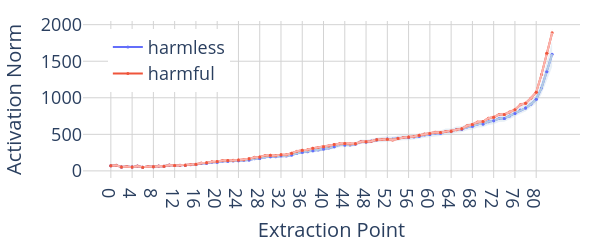

The code cell stored with this chart in its notebook:
### Code cell
# Plot activation norms across layers
num_layers, num_act_modules, num_tokens = similarity_scores.shape

chosen_token = -1
colour_map = {
    "harmless": plotly.colors.qualitative.Plotly[0],
    "harmful": plotly.colors.qualitative.Plotly[1],
    "neutral": plotly.colors.qualitative.Plotly[3],
}
colour_map_light = {
    "harmless": plotly.colors.qualitative.Pastel1[1],
    "harmful": plotly.colors.qualitative.Pastel1[0],
    "neutral": plotly.colors.qualitative.Pastel1[3],
}
colour_map_opaque = {
    "harmful": "rgba(251, 180, 174, 0.3)",
    "harmless": "rgba(179, 205, 227, 0.3)",
}

# layers x resid_modules x batch x tokens x dim
acts = {"harmful": harmful_acts, "harmless": harmless_acts}

categories = ["harmless", "harmful"]
resid_modules = ["mid", "post"]

x_values = sum([[f"{l}", f"{l}-post"] for l in range(num_layers)], [])
x_values = [str(i) for i in range(2 * num_layers)]

fig = go.Figure()

for category in categories:
    normed_acts = acts[category].norm(dim=-1)
    mean_normed_acts = normed_acts.mean(dim=2)  # Average over samples

    y_values = mean_normed_acts[..., chosen_token].flatten()

    # variance
    fig.add_trace(
        variance_plot(
            x=x_values,
            y=normed_acts[:, :, :, chosen_token].reshape(-1, normed_acts.shape[2]),
            yaxis="y",
            fillcolor=colour_map_opaque[category],
            showlegend=False,
        )
    )

    # mean - for legend
    fig.add_trace(
        go.Scatter(
            x=x_values,
            y=y_values,
            name=category,
            mode="lines+markers",
            yaxis="y",
            marker=dict(color=colour_map[category], size=3),
            showlegend=True,
        )
    )

    # mean - light line
    fig.add_trace(
        go.Scatter(
            x=x_values,
            y=y_values,
            mode="lines",
            yaxis="y",
            marker=dict(color=colour_map_light[category], size=3),
            showlegend=False,
        )
    )

    # dot markers
    fig.add_trace(
        go.Scatter(
            x=x_values[::2],
            y=y_values[::2],
            name=f"{category}",
            mode="markers",
            yaxis="y",
            marker=dict(color=colour_map[category], size=3),
            showlegend=False,
        )
    )


fig.update_layout(
    plot_bgcolor="white",
    grid=dict(rows=1, columns=1),
    xaxis=dict(
        type="category",
        dtick=4,
        title=dict(text="Extraction Point", font=dict(size=20)),
        gridcolor="lightgrey",
        tickfont=dict(size=18),
    ),
    yaxis=dict(
        title=dict(text="Activation Norm", font=dict(size=20)),
        gridcolor="lightgrey",
        zeroline=False,
        tickfont=dict(size=18),
    ),
    hovermode="x unified",
    height=250,
    width=600,
    margin=dict(l=20, r=20, t=20, b=20),
    legend=dict(x=0.05, y=0.95, font=dict(size=18)),
)
fig.show()

fig.write_html(VISUALIZATION_DIR / "acts_norm.html")
# fig.write_image(VISUALIZATION_DIR / "acts_norm.pdf", scale=5)

### Figure 1 — Plotly figure (JSON) as saved in the notebook; plotly's stock layout.template omitted (floating-point values rounded to 4 significant figures; data arrays with more than 128 entries replaced by an {"elided": "..."} marker saying what was removed)
{"data": [{"fill": "toself", "fillcolor": "rgba(179, 205, 227, 0.3)", "line": {"color": "rgba(179, 205, 227, 0.3)", "width": 0}, "mode": "lines", "showlegend": false, "type": "scatter", "x": {"elided": "168 str values"}, "y": {"elided": "168 float values"}, "yaxis": "y"}, {"marker": {"color": "#636EFA", "size": 3}, "mode": "lines+markers", "name": "harmless", "showlegend": true, "type": "scatter", "x": ["0", "1", "2", "3", "4", "5", "6", "7", "8", "9", "10", "11", "12", "13", "14", "15", "16", "17", "18", "19", "20", "21", "22", "23", "24", "25", "26", "27", "28", "29", "30", "31", "32", "33", "34", "35", "36", "37", "38", "39", "40", "41", "42", "43", "44", "45", "46", "47", "48", "49", "50", "51", "52", "53", "54", "55", "56", "57", "58", "59", "60", "61", "62", "63", "64", "65", "66", "67", "68", "69", "70", "71", "72", "73", "74", "75", "76", "77", "78", "79", "80", "81", "82", "83"], "y": [69.3, 76.17, 54.29, 59.72, 51.59, 66.94, 51.33, 60.27, 56.08, 66.64, 62.42, 80.83, 72.62, 76.79, 77.05, 84.98, 88.69, 101.2, 103.2, 119.0, 119.1, 131.6, 130.2, 134.1, 139.5, 142.2, 149.4, 164.6, 170.0, 189.5, 193.9, 193.7, 206.1, 202.8, 217.6, 242.0, 253.7, 263.2, 273.8, 286.6, 298.2, 312.3, 329.0, 356.2, 354.2, 355.1, 366.1, 398.2, 396.7, 409.9, 425.8, 430.4, 436.1, 435.8, 447.1, 455.8, 455.4, 463.5, 474.0, 492.2, 496.4, 509.7, 516.0, 537.9, 540.5, 565.0, 569.2, 599.6, 611.2, 640.6, 641.2, 673.3, 684.0, 715.5, 716.5, 751.5, 785.5, 831.5, 859.5, 913.0, 978.3, 1132.0, 1355.0, 1596.0], "yaxis": "y"}, {"marker": {"color": "rgb(179,205,227)", "size": 3}, "mode": "lines", "showlegend": false, "type": "scatter", "x": ["0", "1", "2", "3", "4", "5", "6", "7", "8", "9", "10", "11", "12", "13", "14", "15", "16", "17", "18", "19", "20", "21", "22", "23", "24", "25", "26", "27", "28", "29", "30", "31", "32", "33", "34", "35", "36", "37", "38", "39", "40", "41", "42", "43", "44", "45", "46", "47", "48", "49", "50", "51", "52", "53", "54", "55", "56", "57", "58", "59", "60", "61", "62", "63", "64", "65", "66", "67", "68", "69", "70", "71", "72", "73", "74", "75", "76", "77", "78", "79", "80", "81", "82", "83"], "y": [69.3, 76.17, 54.29, 59.72, 51.59, 66.94, 51.33, 60.27, 56.08, 66.64, 62.42, 80.83, 72.62, 76.79, 77.05, 84.98, 88.69, 101.2, 103.2, 119.0, 119.1, 131.6, 130.2, 134.1, 139.5, 142.2, 149.4, 164.6, 170.0, 189.5, 193.9, 193.7, 206.1, 202.8, 217.6, 242.0, 253.7, 263.2, 273.8, 286.6, 298.2, 312.3, 329.0, 356.2, 354.2, 355.1, 366.1, 398.2, 396.7, 409.9, 425.8, 430.4, 436.1, 435.8, 447.1, 455.8, 455.4, 463.5, 474.0, 492.2, 496.4, 509.7, 516.0, 537.9, 540.5, 565.0, 569.2, 599.6, 611.2, 640.6, 641.2, 673.3, 684.0, 715.5, 716.5, 751.5, 785.5, 831.5, 859.5, 913.0, 978.3, 1132.0, 1355.0, 1596.0], "yaxis": "y"}, {"marker": {"color": "#636EFA", "size": 3}, "mode": "markers", "name": "harmless", "showlegend": false, "type": "scatter", "x": ["0", "2", "4", "6", "8", "10", "12", "14", "16", "18", "20", "22", "24", "26", "28", "30", "32", "34", "36", "38", "40", "42", "44", "46", "48", "50", "52", "54", "56", "58", "60", "62", "64", "66", "68", "70", "72", "74", "76", "78", "80", "82"], "y": [69.3, 54.29, 51.59, 51.33, 56.08, 62.42, 72.62, 77.05, 88.69, 103.2, 119.1, 130.2, 139.5, 149.4, 170.0, 193.9, 206.1, 217.6, 253.7, 273.8, 298.2, 329.0, 354.2, 366.1, 396.7, 425.8, 436.1, 447.1, 455.4, 474.0, 496.4, 516.0, 540.5, 569.2, 611.2, 641.2, 684.0, 716.5, 785.5, 859.5, 978.3, 1355.0], "yaxis": "y"}, {"fill": "toself", "fillcolor": "rgba(251, 180, 174, 0.3)", "line": {"color": "rgba(251, 180, 174, 0.3)", "width": 0}, "mode": "lines", "showlegend": false, "type": "scatter", "x": {"elided": "168 str values"}, "y": {"elided": "168 float values"}, "yaxis": "y"}, {"marker": {"color": "#EF553B", "size": 3}, "mode": "lines+markers", "name": "harmful", "showlegend": true, "type": "scatter", "x": ["0", "1", "2", "3", "4", "5", "6", "7", "8", "9", "10", "11", "12", "13", "14", "15", "16", "17", "18", "19", "20", "21", "22", "23", "24", "25", "26", "27", "28", "29", "30", "31", "32", "33", "34", "35", "36", "37", "38", "39", "40", "41", "42", "43", "44", "45", "46", "47", "48", "49", "50", "51", "52", "53", "54", "55", "56", "57", "58", "59", "60", "61", "62", "63", "64", "65", "66", "67", "68", "69", "70", "71", "72", "73", "74", "75", "76", "77", "78", "79", "80", "81", "82", "83"], "y": [69.22, 76.23, 54.12, 59.53, 51.42, 67.02, 51.0, 60.02, 56.02, 66.69, 62.12, 80.99, 72.79, 76.92, 77.85, 86.7, 91.53, 108.4, 110.4, 125.6, 127.7, 142.6, 141.3, 144.2, 150.0, 153.8, 164.3, 185.5, 191.2, 212.0, 212.2, 208.7, 222.1, 221.9, 242.1, 269.8, 283.8, 289.8, 308.5, 321.2, 331.8, 340.9, 360.3, 371.5, 372.8, 369.2, 372.8, 397.3, 397.3, 406.6, 424.8, 429.7, 432.2, 421.5, 442.0, 455.9, 462.3, 469.0, 488.5, 504.2, 512.9, 527.1, 525.6, 538.2, 541.4, 562.5, 577.7, 617.3, 635.7, 669.5, 674.3, 720.3, 734.8, 770.9, 772.6, 805.8, 836.2, 903.7, 924.9, 993.7, 1075.0, 1318.0, 1609.0, 1889.0], "yaxis": "y"}, {"marker": {"color": "rgb(251,180,174)", "size": 3}, "mode": "lines", "showlegend": false, "type": "scatter", "x": ["0", "1", "2", "3", "4", "5", "6", "7", "8", "9", "10", "11", "12", "13", "14", "15", "16", "17", "18", "19", "20", "21", "22", "23", "24", "25", "26", "27", "28", "29", "30", "31", "32", "33", "34", "35", "36", "37", "38", "39", "40", "41", "42", "43", "44", "45", "46", "47", "48", "49", "50", "51", "52", "53", "54", "55", "56", "57", "58", "59", "60", "61", "62", "63", "64", "65", "66", "67", "68", "69", "70", "71", "72", "73", "74", "75", "76", "77", "78", "79", "80", "81", "82", "83"], "y": [69.22, 76.23, 54.12, 59.53, 51.42, 67.02, 51.0, 60.02, 56.02, 66.69, 62.12, 80.99, 72.79, 76.92, 77.85, 86.7, 91.53, 108.4, 110.4, 125.6, 127.7, 142.6, 141.3, 144.2, 150.0, 153.8, 164.3, 185.5, 191.2, 212.0, 212.2, 208.7, 222.1, 221.9, 242.1, 269.8, 283.8, 289.8, 308.5, 321.2, 331.8, 340.9, 360.3, 371.5, 372.8, 369.2, 372.8, 397.3, 397.3, 406.6, 424.8, 429.7, 432.2, 421.5, 442.0, 455.9, 462.3, 469.0, 488.5, 504.2, 512.9, 527.1, 525.6, 538.2, 541.4, 562.5, 577.7, 617.3, 635.7, 669.5, 674.3, 720.3, 734.8, 770.9, 772.6, 805.8, 836.2, 903.7, 924.9, 993.7, 1075.0, 1318.0, 1609.0, 1889.0], "yaxis": "y"}, {"marker": {"color": "#EF553B", "size": 3}, "mode": "markers", "name": "harmful", "showlegend": false, "type": "scatter", "x": ["0", "2", "4", "6", "8", "10", "12", "14", "16", "18", "20", "22", "24", "26", "28", "30", "32", "34", "36", "38", "40", "42", "44", "46", "48", "50", "52", "54", "56", "58", "60", "62", "64", "66", "68", "70", "72", "74", "76", "78", "80", "82"], "y": [69.22, 54.12, 51.42, 51.0, 56.02, 62.12, 72.79, 77.85, 91.53, 110.4, 127.7, 141.3, 150.0, 164.3, 191.2, 212.2, 222.1, 242.1, 283.8, 308.5, 331.8, 360.3, 372.8, 372.8, 397.3, 424.8, 432.2, 442.0, 462.3, 488.5, 512.9, 525.6, 541.4, 577.7, 635.7, 674.3, 734.8, 772.6, 836.2, 924.9, 1075.0, 1609.0], "yaxis": "y"}], "layout": {"grid": {"columns": 1, "rows": 1}, "height": 250, "hovermode": "x unified", "legend": {"font": {"size": 18}, "x": 0.05, "y": 0.95}, "margin": {"b": 20, "l": 20, "r": 20, "t": 20}, "plot_bgcolor": "white", "width": 600, "xaxis": {"dtick": 4, "gridcolor": "lightgrey", "tickfont": {"size": 18}, "title": {"font": {"size": 20}, "text": "Extraction Point"}, "type": "category"}, "yaxis": {"gridcolor": "lightgrey", "tickfont": {"size": 18}, "title": {"font": {"size": 20}, "text": "Activation Norm"}, "zeroline": false}}}
